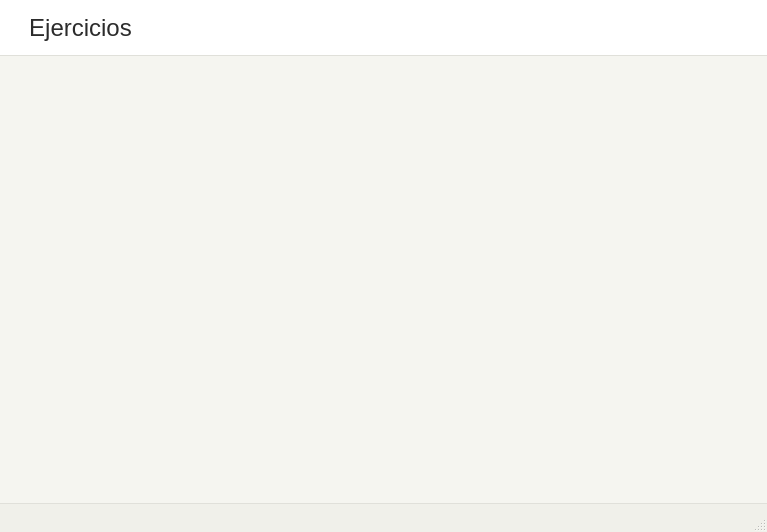
<?xml version="1.0" encoding="UTF-8"?>
<ui version="4.0">
 <class>MainWindow</class>
 <widget class="QMainWindow" name="MainWindow">
  <property name="geometry">
   <rect>
    <x>0</x>
    <y>0</y>
    <width>767</width>
    <height>532</height>
   </rect>
  </property>
  <property name="windowTitle">
   <string>App Ejercicios</string>
  </property>
  <property name="styleSheet">
   <string notr="true">/* ============================================================
   HOJA DE ESTILOS QSS — Estilo Profesional Minimalista
   Clases: QMainWindow, QMenuBar, QMenu, QAction
   Tipografía: 18pt | Paleta: Tonos claros y neutros
   ============================================================ */


/* ── VENTANA PRINCIPAL ─────────────────────────────────────── */

QMainWindow {
    background-color: #F5F5F0;
    color: #1A1A1A;
    font-family: &quot;Segoe UI&quot;, &quot;Helvetica Neue&quot;, Arial, sans-serif;
    font-size: 18pt;
}

QMainWindow::separator {
    background-color: #DDDDD8;
    width: 1px;
    height: 1px;
}

QMainWindow::separator:hover {
    background-color: #B0AFA8;
}


/* ── BARRA DE MENÚ ─────────────────────────────────────────── */

QMenuBar {
    background-color: #FFFFFF;
    color: #2C2C2C;
    font-family: &quot;Segoe UI&quot;, &quot;Helvetica Neue&quot;, Arial, sans-serif;
    font-size: 18pt;
    font-weight: 400;
    border-bottom: 1px solid #E0E0DA;
    padding: 4px 8px;
    spacing: 2px;
}

QMenuBar::item {
    background-color: transparent;
    color: #2C2C2C;
    padding: 8px 18px;
    border-radius: 4px;
    margin: 2px 1px;
}

QMenuBar::item:selected {
    background-color: #EFEFEA;
    color: #111111;
}

QMenuBar::item:pressed {
    background-color: #E4E4DE;
    color: #111111;
}


/* ── MENÚ DESPLEGABLE ──────────────────────────────────────── */

QMenu {
    background-color: #FFFFFF;
    color: #2C2C2C;
    font-family: &quot;Segoe UI&quot;, &quot;Helvetica Neue&quot;, Arial, sans-serif;
    font-size: 18pt;
    font-weight: 400;
    border: 1px solid #E0E0DA;
    border-radius: 6px;
    padding: 6px 0px;
}

QMenu::item {
    background-color: transparent;
    color: #2C2C2C;
    padding: 10px 40px 10px 24px;
    margin: 1px 4px;
    border-radius: 4px;
    min-width: 180px;
}

QMenu::item:selected {
    background-color: #F0F0EA;
    color: #111111;
}

QMenu::item:pressed {
    background-color: #E4E4DE;
    color: #111111;
}

QMenu::item:disabled {
    color: #ABABAB;
    background-color: transparent;
}

/* Separadores del menú */
QMenu::separator {
    height: 1px;
    background-color: #E8E8E3;
    margin: 5px 12px;
}

/* Indicador de submenú (flecha) */
QMenu::right-arrow {
    width: 12px;
    height: 12px;
    margin-right: 8px;
    image: none;
    border-left: 2px solid #888888;
    border-bottom: 2px solid #888888;
}

/* Indicador de ítem con checkbox o ícono */
QMenu::indicator {
    width: 16px;
    height: 16px;
    margin-left: 6px;
}

QMenu::indicator:non-exclusive:unchecked {
    border: 1.5px solid #BBBBBB;
    border-radius: 3px;
    background-color: transparent;
}

QMenu::indicator:non-exclusive:checked {
    border: 1.5px solid #5A8A6A;
    border-radius: 3px;
    background-color: #5A8A6A;
}

QMenu::indicator:exclusive:unchecked {
    border: 1.5px solid #BBBBBB;
    border-radius: 8px;
    background-color: transparent;
}

QMenu::indicator:exclusive:checked {
    border: 1.5px solid #5A8A6A;
    border-radius: 8px;
    background-color: #5A8A6A;
}


/* ── BARRA DE ESTADO ───────────────────────────────────────── */

QStatusBar {
    background-color: #F0F0EA;
    color: #666660;
    font-family: &quot;Segoe UI&quot;, &quot;Helvetica Neue&quot;, Arial, sans-serif;
    font-size: 15pt;
    border-top: 1px solid #E0E0DA;
    padding: 2px 12px;
}

QStatusBar::item {
    border: none;
}


/* ── BARRA DE HERRAMIENTAS (opcional) ──────────────────────── */

QToolBar {
    background-color: #FAFAF7;
    border-bottom: 1px solid #E4E4DE;
    padding: 4px;
    spacing: 4px;
    font-size: 18pt;
}

QToolBar::separator {
    background-color: #DDDDD8;
    width: 1px;
    margin: 4px 6px;
}

QToolButton {
    background-color: transparent;
    color: #2C2C2C;
    font-size: 18pt;
    border: 1px solid transparent;
    border-radius: 4px;
    padding: 6px 10px;
}

QToolButton:hover {
    background-color: #EFEFEA;
    border: 1px solid #DDDDD8;
}

QToolButton:pressed {
    background-color: #E4E4DE;
    border: 1px solid #CCCCCA;
}


/* ── TOOLTIP ───────────────────────────────────────────────── */

QToolTip {
    background-color: #2C2C2C;
    color: #F5F5F0;
    font-family: &quot;Segoe UI&quot;, &quot;Helvetica Neue&quot;, Arial, sans-serif;
    font-size: 15pt;
    border: none;
    border-radius: 4px;
    padding: 5px 10px;
    opacity: 230;
}
</string>
  </property>
  <widget class="QWidget" name="centralwidget"/>
  <widget class="QMenuBar" name="menubar">
   <property name="geometry">
    <rect>
     <x>0</x>
     <y>0</y>
     <width>767</width>
     <height>61</height>
    </rect>
   </property>
   <widget class="QMenu" name="menuEjercicios">
    <property name="title">
     <string>Ejercicios</string>
    </property>
    <addaction name="actionCalculadora"/>
    <addaction name="actionCalcular_Galones_a_Litros"/>
    <addaction name="actionCalcular_de_millas_a_Km"/>
    <addaction name="actionCalcular_per_metro_de_c_rculo"/>
    <addaction name="separator"/>
    <addaction name="actionSalir"/>
   </widget>
   <addaction name="menuEjercicios"/>
  </widget>
  <widget class="QStatusBar" name="statusbar"/>
  <action name="actionCalculadora">
   <property name="text">
    <string>Calculadora</string>
   </property>
  </action>
  <action name="actionCalcular_Galones_a_Litros">
   <property name="text">
    <string>Calcular Galones a Litros</string>
   </property>
  </action>
  <action name="actionCalcular_de_millas_a_Km">
   <property name="text">
    <string>Calcular de millas a Km</string>
   </property>
  </action>
  <action name="actionCalcular_per_metro_de_c_rculo">
   <property name="text">
    <string>Calcular perímetro del círculo</string>
   </property>
  </action>
  <action name="actionSalir">
   <property name="text">
    <string>Salir</string>
   </property>
  </action>
 </widget>
 <resources/>
 <connections/>
</ui>
